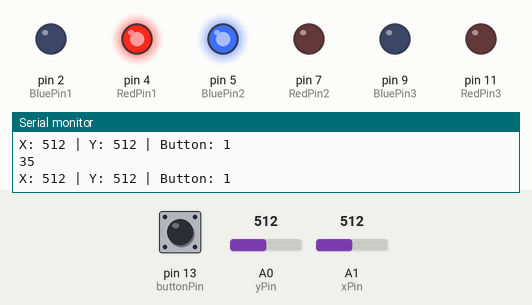
This sketch was run on a simulated Arduino Uno, built with avr-gcc and run on an emulated ATmega328P. Parts: output pins drawn as LEDs (lit = HIGH), the last lines printed to the serial monitor. Inputs (shaded band) come from the test bench; at power-on: A0 (yPin) = 512, A1 (xPin) = 512, pin 13 (buttonPin) HIGH.

Above: at 1.2 s.
1.3 s: A0 (yPin) set to 480
At 1.8 s:
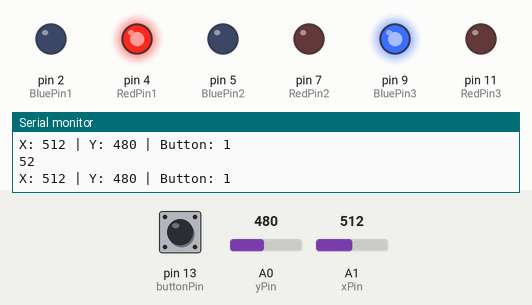
4.3 s: A1 (xPin) set to 534
7.3 s: A0 (yPin) set to 509
At 9.8 s:
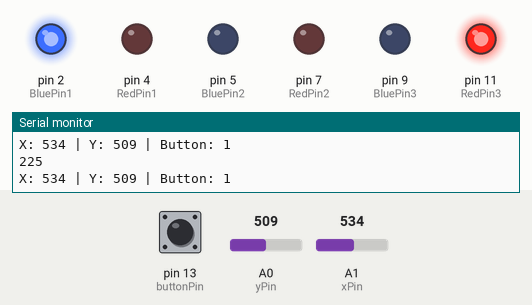
10.3 s: A1 (xPin) set to 511
At 11.5 s:
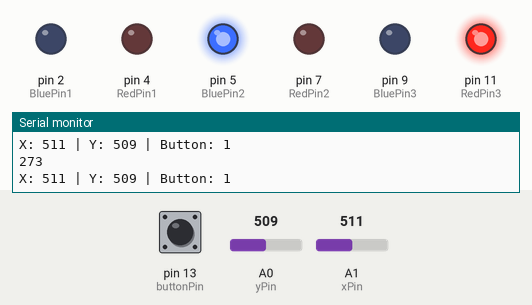
13.3 s: A0 (yPin) set to 491
At 16.1 s:
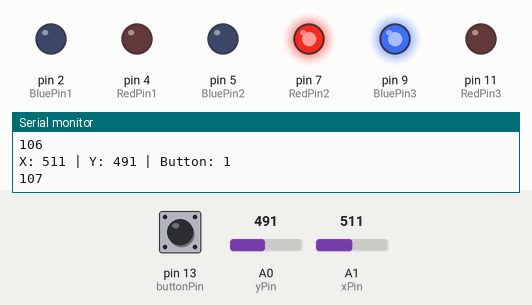
16.3 s: A1 (xPin) set to 527
Timing chart, 0 to 20.3 s (numbered marks = the images above; inputs shaded):
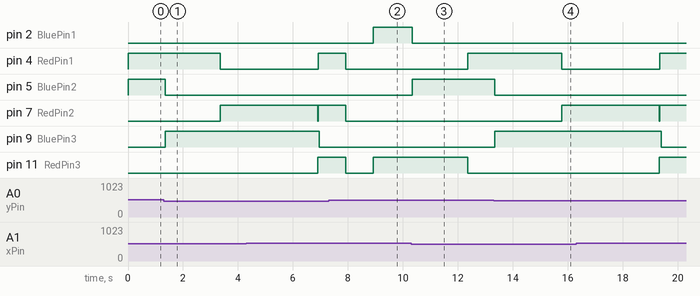

Measured:
- the behaviour switches between 499 and 498 on A0 (yPin) (found by bisection; images 0 and 1)
- after the input at 1.3 s, pin 4 (RedPin1): goes on until 3.4 s, then stays LOW; pin 5 (BluePin2): HIGH → LOW after 0.06 s instead of 2.1 s; pin 9 (BluePin3): LOW → HIGH after 0.06 s; pin 11 (RedPin3): stays LOW (without the input it goes to HIGH after 2.1 s)
- after the input at 7.3 s, pin 2 (BluePin1): LOW → HIGH after 1.6 s; pin 4 (RedPin1), pin 7 (RedPin2): goes on until 7.9 s, then stays LOW; pin 11 (RedPin3): goes on until 8.9 s, then stays HIGH
- after the input at 10.3 s, pin 2 (BluePin1): HIGH → LOW after 0.04 s instead of 2.1 s; pin 5 (BluePin2): LOW → HIGH at once; pin 7 (RedPin2): stays LOW (without the input it goes to HIGH after 2.1 s); pin 11 (RedPin3): goes on until 12.4 s, then stays LOW
- after the input at 13.3 s, pin 4 (RedPin1): goes on until 15.8 s, then stays LOW; pin 5 (BluePin2): HIGH → LOW after 0.04 s instead of 2.5 s; pin 9 (BluePin3): LOW → HIGH at once; pin 11 (RedPin3): stays LOW (without the input it goes to HIGH after 2.5 s)

The sketch:

FinalPrototype.ino
```cpp
const int RedPin1 = 4;
const int RedPin2 = 7;
const int RedPin3 = 11;

const int BluePin1 = 2;
const int BluePin2 = 5;
const int BluePin3 = 9;

int counter = 0;

int xPin = A1;
int yPin = A0;
int buttonPin = 13;

int xPosition = 0;
int yPosition = 0;
int buttonState = 0;

bool BlueStart = true;
bool RedStart = true;

bool BPin1;
bool BPin2;
bool BPin3;

bool RPin1;
bool RPin2;
bool RPin3;

void setup() {
  // put your setup code here, to run once:

  pinMode(RedPin1, OUTPUT);
  pinMode(RedPin2, OUTPUT);
  pinMode(RedPin3, OUTPUT);

  pinMode(BluePin1, OUTPUT);
  pinMode(BluePin2, OUTPUT);
  pinMode(BluePin3, OUTPUT);

  pinMode(xPin, INPUT);
  pinMode(yPin, INPUT);

  pinMode(buttonPin, INPUT_PULLUP);

  BPin1 = false;
  BPin2 = false;
  BPin3 = true;

  RPin1 = true;
  RPin2 = false;
  RPin3 = false;

  Serial.begin(9600);

}

void loop() {
  // put your main code here, to run repeatedly:

  enemyMove();


//collision detection can two lights be on at the same time?
//if (255, 0, 255)
//call comparison everytime something happens in the loop()
}

void playerMove(){

    //Player Movement
  xPosition = analogRead(xPin);
  yPosition = analogRead(yPin);
  buttonState = digitalRead(buttonPin);

  Serial.print("X: ");
  Serial.print(xPosition);
  Serial.print(" | Y: ");
  Serial.print(yPosition);
  Serial.print(" | Button: ");
  Serial.println(buttonState);


  if(BlueStart == true){
    digitalWrite(BluePin1, LOW);
    digitalWrite(BluePin2, LOW);
    digitalWrite(BluePin3, HIGH);

    BlueStart = false;
  }


  if(BPin3 == true){
   if(yPosition > 501){
      digitalWrite(BluePin1, LOW);
      digitalWrite(BluePin2, HIGH);
      digitalWrite(BluePin3, LOW);

      BPin1 = false;
      BPin2 = true;
      BPin3 = false;
   }

   if(xPosition > 517){
      digitalWrite(BluePin1, HIGH);
      digitalWrite(BluePin2, LOW);
      digitalWrite(BluePin3, LOW);

      BPin1 = true;
      BPin2 = false;
      BPin3 = false;
   }
  }

  if(BPin2 == true){
    if(yPosition < 499){
      digitalWrite(BluePin1, LOW);
      digitalWrite(BluePin2, LOW);
      digitalWrite(BluePin3, HIGH);

      BPin1 = false;
      BPin2 = false;
      BPin3 = true;
    }

    if(xPosition > 517){
      digitalWrite(BluePin1, HIGH);
      digitalWrite(BluePin2, LOW);
      digitalWrite(BluePin3, LOW);

      BPin1 = true;
      BPin2 = false;
      BPin3 = false;
    }
  }

  if(BPin1 == true){
    if(xPosition < 515){
      digitalWrite(BluePin1, LOW);
      digitalWrite(BluePin2, HIGH);
      digitalWrite(BluePin3, LOW);

      BPin1 = false;
      BPin2 = true;
      BPin3 = false;
    }

    if(yPosition < 499){
      digitalWrite(BluePin1, LOW);
      digitalWrite(BluePin2, LOW);
      digitalWrite(BluePin3, HIGH);

      BPin1 = false;
      BPin2 = false;
      BPin3 = true;
      }
    }
  }

  void enemyMove(){

    //Enemy Movement
//  counter++;
//  Serial.println(counter);

//  if(counter < 10){

    for(int lightWait = 0; lightWait < 300; lightWait++){
      Serial.println(lightWait);
      if(lightWait < 100){
        digitalWrite(RedPin1, HIGH);
        digitalWrite(RedPin2, LOW);
        digitalWrite(RedPin3, LOW);

        RPin1 = true;
        RPin2 = false;
        RPin3 = false;

        playerMove();

        if(RPin1 == true && BPin1 == true){

          digitalWrite(BluePin1, LOW);
          digitalWrite(BluePin2, LOW);
          digitalWrite(BluePin3, LOW);

          digitalWrite(RedPin1, HIGH);
          digitalWrite(RedPin2, HIGH);
          digitalWrite(RedPin3, HIGH);

          delay(1000);

          digitalWrite(RedPin1, LOW);
          digitalWrite(RedPin2, LOW);
          digitalWrite(RedPin3, LOW);

          delay(1000);
        }
      }

      if(lightWait >= 100 && lightWait < 200){
        digitalWrite(RedPin1, LOW);
        digitalWrite(RedPin2, HIGH);
        digitalWrite(RedPin3, LOW);

        RPin1 = false;
        RPin2 = true;
        RPin3 = false;

        playerMove();

        if(RPin2 == true && BPin2 == true){

          digitalWrite(BluePin1, LOW);
          digitalWrite(BluePin2, LOW);
          digitalWrite(BluePin3, LOW);

          digitalWrite(RedPin1, HIGH);
          digitalWrite(RedPin2, HIGH);
          digitalWrite(RedPin3, HIGH);

          delay(1000);

          digitalWrite(RedPin1, LOW);
          digitalWrite(RedPin2, LOW);
          digitalWrite(RedPin3, LOW);

          delay(1000);
        }
      }

      if(lightWait >= 200){
        digitalWrite(RedPin1, LOW);
        digitalWrite(RedPin2, LOW);
        digitalWrite(RedPin3, HIGH);

        RPin1 = false;
        RPin2 = false;
        RPin3 = true;

        playerMove();

        if(RPin3 == true && BPin3 == true){

          digitalWrite(BluePin1, LOW);
          digitalWrite(BluePin2, LOW);
          digitalWrite(BluePin3, LOW);

          digitalWrite(RedPin1, HIGH);
          digitalWrite(RedPin2, HIGH);
          digitalWrite(RedPin3, HIGH);

          delay(1000);

          digitalWrite(RedPin1, LOW);
          digitalWrite(RedPin2, LOW);
          digitalWrite(RedPin3, LOW);

          delay(1000);
        }
      }
    }


//  if(counter > 10){
//  digitalWrite(RedPin1, HIGH);
//  digitalWrite(RedPin2, HIGH);
//  digitalWrite(RedPin3, LOW);
//
//  RPin1 = true;
//  RPin2 = true;
//  RPin3 = false;
//
//  digitalWrite(RedPin1, LOW);
//  digitalWrite(RedPin2, HIGH);
//  digitalWrite(RedPin3, HIGH);
//
//  RPin1 = false;
//  RPin2 = true;
//  RPin3 = true;
//  }
}
```
